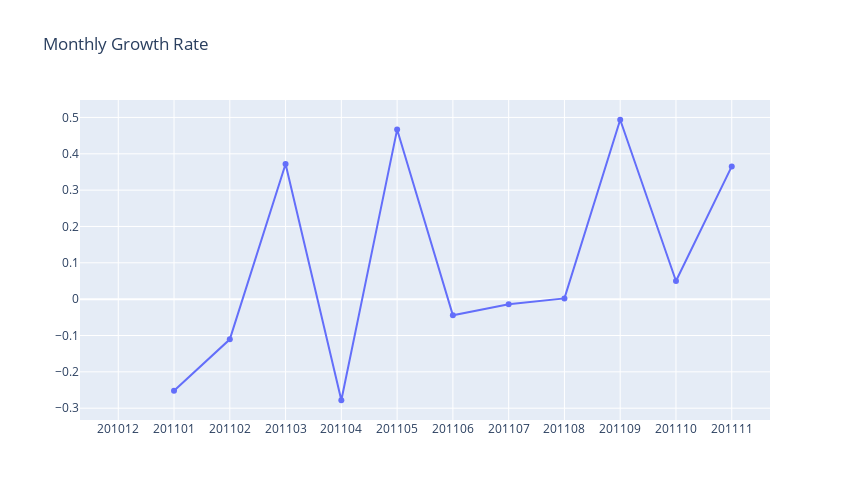

Write notebook code for a chart like this one.
### Code cell
# Visualization
plot_data = [
        go.Scatter(
            x = data_revenue.query('InvoiceYearMonth < 201112')['InvoiceYearMonth'],
            y = data_revenue.query('InvoiceYearMonth < 201112')['Monthly Growth']
        )
]

plot_layout = go.Layout(
            xaxis = {"type":"category"},
            title = 'Monthly Growth Rate',
            width = 850,
            height = 500
)

fig = go.Figure(data = plot_data, layout = plot_layout)
pyoff.iplot(fig)

### Figure 1 — Plotly figure (JSON) as saved in the notebook; plotly's stock layout.template omitted (floating-point values rounded to 4 significant figures)
{"data": [{"type": "scatter", "x": [201012, 201101, 201102, 201103, 201104, 201105, 201106, 201107, 201108, 201109, 201110, 201111], "y": [null, -0.2523, -0.1106, 0.3718, -0.2782, 0.4666, -0.04453, -0.01421, 0.002026, 0.4937, 0.05003, 0.3652]}], "layout": {"height": 500, "title": {"text": "Monthly Growth Rate"}, "width": 850, "xaxis": {"type": "category"}}}
